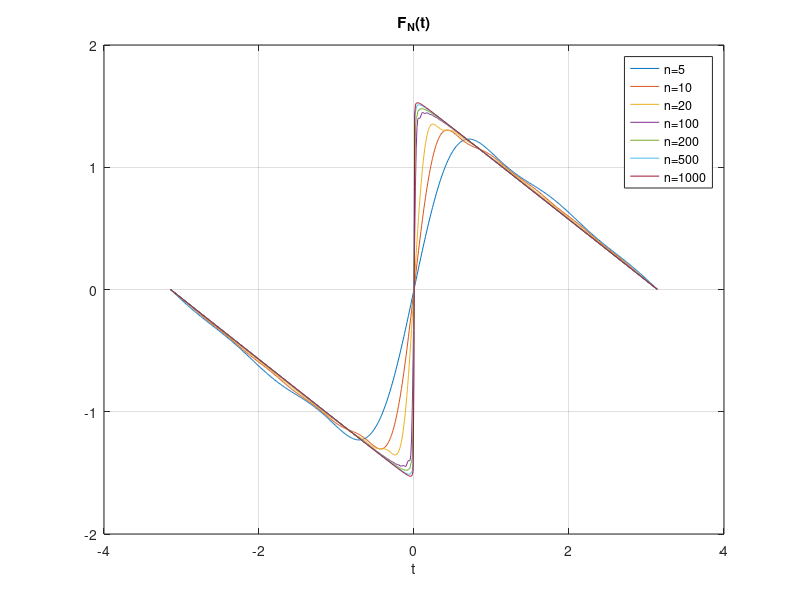

Here is the MATLAB script that generated this plot:
f = @(n,t)(sin(n*t)./n);
N = [5,10,20,100,200,500,1000];
for i = 1:length(N)
    n = N(i);
    x = -pi:0.01:pi;
    res = zeros(size(x));
    for k = 1:length(x)
        for m = 1:n
            res(k) = res(k) + sum(f(1:m,x(k)));
        end
        res(k)=res(k)/n;
    end
    plot(x,res);hold on;
    grid on;
    title('F_N(t)');
    xlabel('t');
    ylabel(' ');
    pause(1);
    legend('n=5','n=10','n=20','n=100','n=200','n=500','n=1000');
end